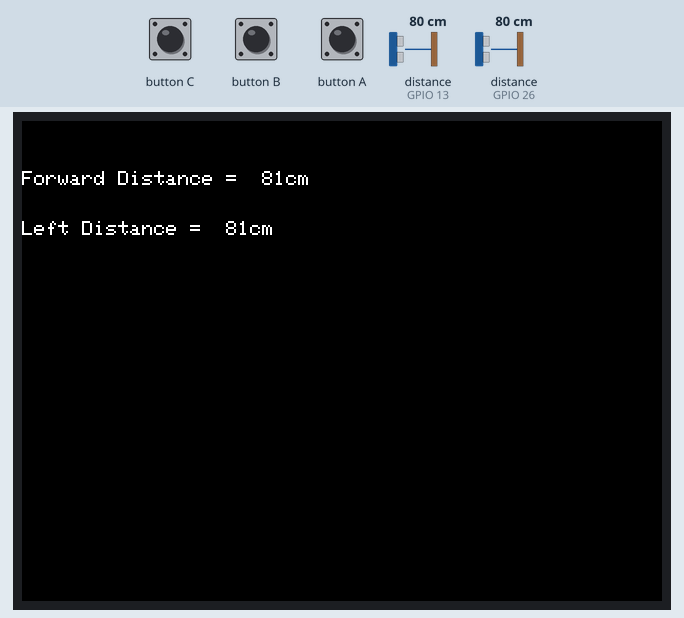
The sketch below on a simulated ESP32. On the bench: 320×240 colour display. Inputs (shaded band) come from the test bench; at power-on: distance to the obstacle (sensors on GPIO 13, GPIO 26) 80 cm. The echo pulse lasts 58.3 µs per cm.

Above: at 23.7 s.
23.8 s: button B pressed for 0.15 s
At 26.8 s:
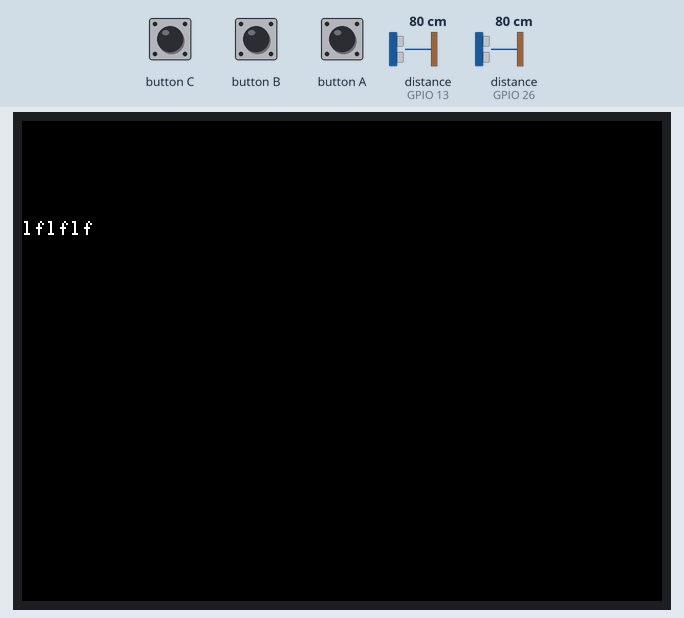
Timing chart, 0 to 28.3 s (numbered marks = the images above; inputs shaded):
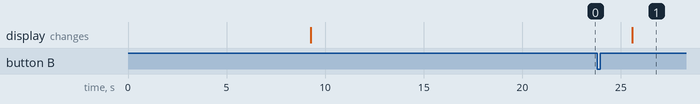

The sketch:

MAZE_SOLVER_FINAL.ino
```cpp
#include <M5Stack.h>
#include <WiFi.h>
#include <WiFiMulti.h>
#include "FastLED.h"
#include <NewPing.h>
#define Neopixel_PIN 1
#define TRIG_PIN 19
#define ECHO_PIN 26
#define MAX_DISTANCE 200
NewPing leftSensor(TRIG_PIN, ECHO_PIN, MAX_DISTANCE);
#define TRIG_PIN 26
#define ECHO_PIN 13
#define MAX_DISTANCE 200
NewPing forwardSensor(TRIG_PIN, ECHO_PIN, MAX_DISTANCE);
int leftRotations = 178; //medium
int rightRotations = 178; //medium
int ldistance;
int fdistance;
int compass = 1;
int stepCounter = 1;
boolean flag = false;
float widthOfMaze = 10;
#define Bb 233.1
#define C 261.6
#define D 293.6
#define Eb 311.13
#define E 329.6
#define F 349.2
#define G 392
#define Ab 415.3
#define A 440
#define B 493.8
#define highC 523.25
#define lowG 196

#include "FastLED.h"


#define Neopixel_PIN 1

#define NUM_LEDS 7


CRGB leds[NUM_LEDS];


String commands = "";
const uint16_t port = 80;         // defining port
const char *host = "192.168.4.1"; // ip or dns
String line;

WiFiClient client;
struct Point
{
  int x;
  int y;
};
struct Point movement[50];
struct Point arr[50];
void LeftDirectionChange() {
  if (compass == 1) compass = 4;
  else if (compass == 2) compass = 1;
  else if (compass == 3) compass = 2;
  else if (compass == 4) compass = 3;
}
void RightDirectionChange() {
  if (compass == 1) compass = 2;
  else if (compass == 2) compass = 3;
  else if (compass == 3) compass = 4;
  else if (compass == 4) compass = 1;
}
void setup() {
  M5.begin();
  Serial.begin(115200);
  Serial2.begin(115200, SERIAL_8N1, 16, 17);
  FastLED.addLeds<WS2811, Neopixel_PIN, GRB>(leds, NUM_LEDS).setCorrection(TypicalLEDStrip);

  betterDelay(1000);
  for (int i = 0; i <= 50; i++) {
    movement[i].x = 0;
    movement[i].y = 0;
  }
}
void loop() {
  pthread_t thread1, thread2, thread3;

  // make threads
  //pthread_create(&thread1, NULL, openleds, NULL);
  pthread_create(&thread2, NULL, mainFunction, NULL);
  //pthread_create(&thread3, NULL, music, NULL);

  // wait for them to finish
  //pthread_join(thread1, NULL);
  pthread_join(thread2, NULL);
  //pthread_join(thread3, NULL);


}
void* mainFunction(void* mom) {
  M5.update();
  while (1){


    ldistance = leftSensor.ping_cm();
  fdistance = forwardSensor.ping_cm();
  //reaches a junction where robot must turn right
  if (ldistance < (widthOfMaze * 2) && fdistance < (widthOfMaze * 2)) {
    setDrive(-12, -12);
    betterDelay(500);
    turnRight();
    setDrive(12, 12);
    betterDelay(500);
  }
  //robot recognizes a void on the left
  else if (ldistance > 2 * widthOfMaze) {
    setDrive(-12, -12);
    betterDelay(500);
    turnLeft();
    setDrive(12, 12);
    betterDelay(500);
    driveForward();
  }
  else {
    driveForward();
  }

  M5.Lcd.setCursor(0, 50);
  M5.Lcd.printf("Left Distance = %3dcm", ldistance);
  M5.Lcd.setCursor(0, 25);
  M5.Lcd.printf("Forward Distance = %3dcm", fdistance);

  if (flag) {
    M5.Lcd.clear();
    transformArray();
    M5.Lcd.setCursor(0, 50);
    M5.Lcd.print(commands);
    delay(10000);
    stringtoMovement(commands);

}
}
}


void* music(void* mom) {


  for (;;) {
    playNote(C, 100);
    notePause(100);
    playNote(Eb, 100);
    notePause(50);
    playNote(C, 50);
    notePause(50);
    playNote(C, 50);

    playNote(F, 50);
    notePause(50);
    playNote(C, 50);
    notePause(50);
    playNote(Bb, 50);
    notePause(50);
    playNote(C, 100);
    notePause(100);
    playNote(G, 100);
    notePause(50);
    playNote(C, 50);
    notePause(50);
    playNote(C, 50);

    playNote(Ab, 50);
    notePause(50);
    playNote(G, 50);
    notePause(50);
    playNote(Eb, 50);
    notePause(50);
    playNote(C, 50);
    notePause(50);
    playNote(G, 50);
    notePause(50);
    playNote(highC, 50);
    notePause(50);
    playNote(C, 50);
    playNote(Bb, 50);
    notePause(50);
    playNote(Bb, 50);
    playNote(lowG, 50);
    notePause(50);
    playNote(Eb, 50);
    notePause(50);
    playNote(C, 200);
    notePause(800);
  }


}
void notePause(int ms) {
  M5.Speaker.end();
  M5.Speaker.begin();
  delay(ms * 2);
}
void playNote(float frq, int ms) {
  M5.Speaker.tone(frq, 50);
  delay(ms * 2);
}


void* openleds(void* mom) {

  while (1) {
    leds[3] = CRGB(100, 200, 50);

    for (int i = 0; i < 3; i++)
    {
      leds[i] = CRGB(255, 0, 0);
    }

    delay(400);
    for (int i = 4; i < 7; i++)
    {
      leds[i] = CRGB(0, 0, 255);
    }
    FastLED.show();


    for (int i = 0; i < 3; i++)
    {
      leds[i] = CRGB(255, 255, 0);
    }

    delay(400);
    for (int i = 4; i < 7; i++)
    {
      leds[i] = CRGB(0, 255, 0);
    }
    FastLED.show();

  }

}

void betterDelay(int t) {
  uint32_t startTime = millis();
  while (millis() < startTime + t) {
    M5.update();
    if (M5.BtnB.wasPressed()) {
      flag = true;

    }
  }
}
void stringtoMovement(String request) {
  for (int i = 0; i < request.length(); i++) {
    if (request.substring(i, i + 1).equals("l")) {
      turnLeft();
    } else if (request.substring(i, i + 1).equals("r")) {
      turnRight();
    } else if (request.substring(i, i + 1).equals("f")) {
      driveForward();
    }
  }
}
void turnRight() {
  RightDirectionChange();
  setDrive(66, -66);
  betterDelay(2800);
}
void turnLeft() {
  LeftDirectionChange();
  setDrive(-67, 67);
  betterDelay(2800);
}
void setDrive(int rotation1, int rotation2) {
  Serial2.printf("$J = G21 G91 X%d Y%d F%d", rotation1, rotation2, 4000);
  Serial2.print("\r\n\r\n");
}
void driveForward() {
  setDrive(leftRotations, rightRotations);
  betterDelay(4300);
  stepCounter++;
  if (compass == 1)
  {
    movement[stepCounter].y = movement[stepCounter - 1].y + 1;
    movement[stepCounter].x = movement[stepCounter - 1].x;
  }
  if (compass == 2)
  {
    movement[stepCounter].x = movement[stepCounter - 1].x + 1;
    movement[stepCounter].y = movement[stepCounter - 1].y;
  }
  if (compass == 3)
  {
    movement[stepCounter].y = movement[stepCounter - 1].y - 1;
    movement[stepCounter].x = movement[stepCounter - 1].x;
  }
  if (compass == 4)
  {
    movement[stepCounter].x = movement[stepCounter - 1].x - 1;
    movement[stepCounter].y = movement[stepCounter - 1].y;
  }
}
void transformArray() {
  for (int i = 0; i < 50; i++)
  {
    for (int j = 50; j > i; j--)
    {
      if (!(movement[i].x == 0 && movement[i].y == 0) && !(movement[j].x == 0 && movement[j].y == 0) && ((movement[i].x == movement[j].x) && (movement[i].y == movement[j].y)))
      {
        int tempi = i;
        int tempj = j;
        for (int m = 0; m <= 50; m++) {
          arr[m].x = 0;
          arr[m].y = 0;
        }
        for (int k = 0; k <= tempi; k++)
        {
          arr[k] = movement[k];
        }
        for (int k = tempi + 1; k < 50; k++, tempj++)
        {
          arr[k] = movement[tempj + 1];
        }
        for (int r = 0; r < 50; r++)
        {
          movement[r] = arr[r];
        }
      }
    }
  }
  convertPointsToCode(movement);
}
void convertPointsToCode(Point points[]) {
  //for loop comparing all the different two points
  compass = 1;

  for (int i = 1; i < 50; i++) {
    if (points[i].x != 0 || points[i].y != 0) {
      if (points[i].x == points[i - 1].x && points[i].y > points[i - 1].y) {

        if (compass == 4) {
          compass = 1;
          //turn Right

          commands += "r";
        }
        if (compass == 2) {
          compass = 1;
          //turn Left

          commands += "l";
        }
      } else if (points[i].x == points[i - 1].x && points[i].y < points[i - 1].y) {
        if (compass == 2) {
          compass = 3;
          //turn Right

          commands += "r";
        }
        if (compass == 4) {
          compass = 3;
          //turn Left

          commands += "l";
        }

      } else if (points[i].y == points[i - 1].y && points[i].x > points[i - 1].x) {
        if (compass == 1) {
          compass = 2;
          //turn Right
          commands += "r";
        }
        if (compass == 3) {
          compass = 2;
          //turn Left
          commands += "l";
        }
      } else if (points[i].y == points[i - 1].y && points[i].x < points[i - 1].x) {
        if (compass == 1) {
          compass = 4;
          //turn Left

          commands += "l";
        }
        if (compass == 3) {
          compass = 4;
          //turn Right

          commands += "r";
        }
      }
      commands += "f";
    }

  }

}
```

Measured:
- after the input at 23.8 s, the display: changes after 1.8 s (image 1)
